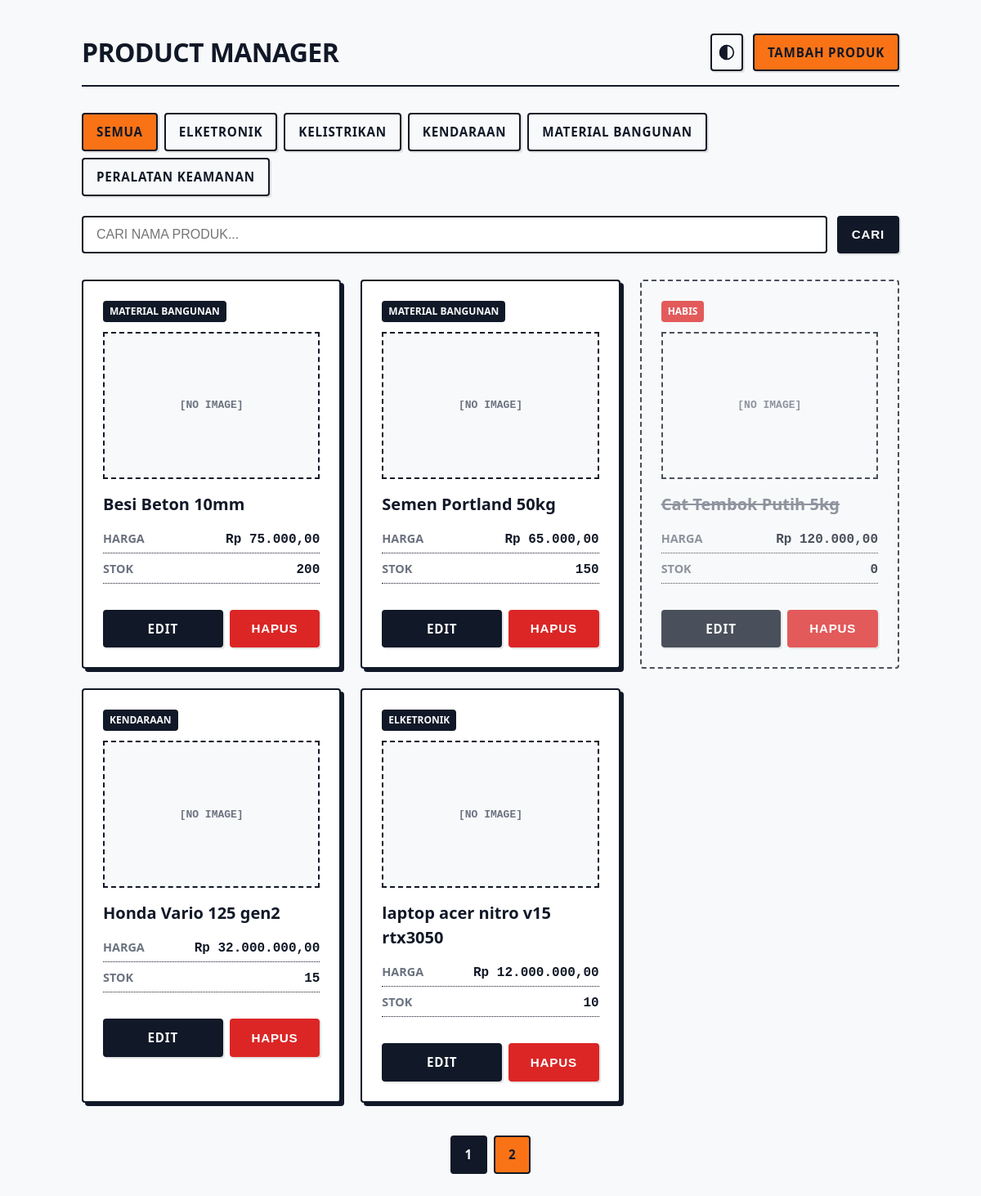
Screenshot of /?page=2 with the database file from the repository.
### tables this page shows
CREATE TABLE `products` (
  `id` int(11) NOT NULL AUTO_INCREMENT,
  `name` varchar(100) NOT NULL,
  `category` varchar(50) NOT NULL DEFAULT 'Umum',
  `price` decimal(12,2) NOT NULL,
  `stock` int(11) NOT NULL DEFAULT 0,
  `image_path` varchar(255) DEFAULT NULL,
  `created_at` timestamp NOT NULL DEFAULT current_timestamp(),
  PRIMARY KEY (`id`),
  UNIQUE KEY `name` (`name`)
);

### index.php (the view, shortened to what this page needs)
<?php
require_once 'config/db.php';
$catStmt = $pdo->query("SELECT DISTINCT category FROM products WHERE category IS NOT NULL AND category != '' ORDER BY category ASC");
$categories = $catStmt->fetchAll(PDO::FETCH_COLUMN);
$search = $_GET['search'] ?? '';
$category = $_GET['category'] ?? '';
$page = isset($_GET['page']) ? (int)$_GET['page'] : 1;
$limit = 6;
$offset = ($page - 1) * $limit;
$whereClause = "";
$params = [];
$countQuery = "SELECT COUNT(*) FROM products $whereClause";
$stmt = $pdo->prepare($countQuery);
$stmt->execute($params);
$totalProducts = $stmt->fetchColumn();
$totalPages = ceil($totalProducts / $limit);
$query = "SELECT * FROM products $whereClause ORDER BY created_at DESC LIMIT :limit OFFSET :offset";
$stmt = $pdo->prepare($query);
$stmt->bindValue(':limit', $limit, PDO::PARAM_INT);
$stmt->bindValue(':offset', $offset, PDO::PARAM_INT);
$stmt->execute();
$products = $stmt->fetchAll();
function buildUrlParams($paramsArray) {
    $query = http_build_query(array_filter($paramsArray));
    return $query ? '?' . $query : 'index.php';
}
?>
<!DOCTYPE html>
<html lang="id">
<head>
    <link rel="stylesheet" href="assets/style.css">
</head>
<body>
    <div class="container">
        <header>
            <div class="logo">
                <h1>Product Manager</h1>
            </div>
            <div class="header-actions">
                <button onclick="toggleTheme()" class="btn theme-toggle" title="Toggle Theme" style="padding: 8px; display: flex; align-items: center; justify-content: center;">
                    <svg xmlns="http://www.w3.org/2000/svg" width="20" height="20" viewBox="0 0 24 24" fill="none" stroke="currentColor" stroke-width="2" stroke-linecap="round" stroke-linejoin="round">
                        <circle cx="12" cy="12" r="10"></circle>
                        <path d="M12 2a10 10 0 0 0 0 20z" fill="currentColor"></path>
                    </svg>
                </button>
                <a href="create.php" class="btn btn-primary">Tambah Produk</a>
            </div>
        </header>
        <div class="category-nav" style="margin-bottom: 24px; display: flex; gap: 8px; flex-wrap: wrap;">
            <a href="<?php echo buildUrlParams(['search' => $search]); ?>" class="btn <?php echo $category === '' ? 'btn-primary' : ''; ?>" style="background: <?php echo $category === '' ? 'var(--primary)' : 'transparent'; ?>; color: <?php echo $category === '' ? '#111827' : 'var(--text-main)'; ?>;">SEMUA</a>
            <?php foreach ($categories as $cat): ?>
                <a href="<?php echo buildUrlParams(['search' => $search, 'category' => $cat]); ?>"
                   class="btn <?php echo $category === $cat ? 'btn-primary' : ''; ?>"
                   style="background: <?php echo $category === $cat ? 'var(--primary)' : 'transparent'; ?>; color: <?php echo $category === $cat ? '#111827' : 'var(--text-main)'; ?>;">
                   <?php echo htmlspecialchars(strtoupper($cat), ENT_QUOTES, 'UTF-8'); ?>
                </a>
            <?php endforeach; ?>
        </div>
        <form method="GET" action="index.php" class="search-form">
            <input type="text" name="search" placeholder="CARI NAMA PRODUK..." value="<?php echo htmlspecialchars($search, ENT_QUOTES, 'UTF-8'); ?>">
            <button type="submit" class="btn">CARI</button>
        </form>
        <div class="products-grid">
            <?php if (count($products) > 0): ?>
                <?php foreach ($products as $product): ?>
                    <div class="card <?php echo $product['stock'] <= 0 ? 'out-of-stock' : ''; ?>">
                        <div class="card-badge">
                            <?php echo $product['stock'] <= 0 ? 'HABIS' : htmlspecialchars($product['category'], ENT_QUOTES, 'UTF-8'); ?>
                        </div>
                        <?php if ($product['image_path'] && file_exists($product['image_path'])): ?>
                            <div class="card-image-wrapper" style="border: 2px solid var(--border-color); margin-bottom: 16px; height: 180px; overflow: hidden; display: flex; align-items: center; justify-content: center; background: #fff;">
                                <img src="<?php echo htmlspecialchars($product['image_path'], ENT_QUOTES, 'UTF-8'); ?>" alt="<?php echo htmlspecialchars($product['name'], ENT_QUOTES, 'UTF-8'); ?>" style="width: 100%; height: 100%; object-fit: cover;">
                            </div>
                        <?php else: ?>
                            <div class="card-image-wrapper" style="border: 2px dashed var(--border-color); margin-bottom: 16px; height: 180px; display: flex; align-items: center; justify-content: center; background: var(--bg-color);">
                                <span style="font-weight: 700; color: var(--text-muted); font-family: monospace;">[NO IMAGE]</span>
                            </div>
                        <?php endif; ?>
                        <h3><?php echo htmlspecialchars($product['name'], ENT_QUOTES, 'UTF-8'); ?></h3>
                        <div class="card-data">
                            <span class="label">Harga</span>
                            <span class="value">Rp <?php echo number_format($product['price'], 2, ',', '.'); ?></span>
                        </div>
                        <div class="card-data">
                            <span class="label">Stok</span>
                            <span class="value"><?php echo htmlspecialchars($product['stock'], ENT_QUOTES, 'UTF-8'); ?></span>
                        </div>
                        <div class="card-actions">
                            <a href="edit.php?id=<?php echo $product['id']; ?>" class="btn">Edit</a>
                            <form action="delete.php" method="POST" onsubmit="return confirm('Yakin ingin menghapus produk ini?');" style="flex:1; display:flex;">
                                <button type="submit" class="btn btn-danger" style="width:100%;">Hapus</button>
                            </form>
                        </div>
                    </div>
                <?php endforeach; ?>
            <?php else: ?>
                <div class="alert" style="width: 100%;">
                    TIDAK ADA PRODUK DITEMUKAN.
                </div>
            <?php endif; ?>
        </div>
        <?php if ($totalPages > 1): ?>
            <div class="pagination">
                <?php for ($i = 1; $i <= $totalPages; $i++): ?>
                    <a href="<?php echo buildUrlParams(['search' => $search, 'category' => $category, 'page' => $i]); ?>"
                       class="btn <?php echo $page === $i ? 'btn-primary' : ''; ?>">
                       <?php echo $i; ?>
                    </a>
                <?php endfor; ?>
            </div>
        <?php endif; ?>
    </div>
</body>
</html>

### assets/style.css (style rules this page uses)
:root { --bg-color: #f8f9fa; --surface: #ffffff; --text-main: #111827; --text-muted: #6b7280; --border-color: #111827; --primary: #f97316; --primary-hover: #ea580c; --danger: #dc2626; --danger-hover: #b91c1c; --warning: #facc15; --warning-text: #854d0e; --focus-ring: #f97316; --radius: 4px; --shadow: 4px 4px 0px rgba(17, 24, 39, 1); }
* { box-sizing: border-box; margin: 0; padding: 0; }
body { font-family: system-ui, -apple-system, BlinkMacSystemFont, "Segoe UI", Roboto, sans-serif; background-color: var(--bg-color); color: var(--text-main); line-height: 1.5; padding: 40px 20px; transition: background-color 0.2s, color 0.2s; }
.container { max-width: 1000px; margin: 0 auto; }
header { display: flex; justify-content: space-between; align-items: center; margin-bottom: 32px; padding-bottom: 16px; border-bottom: 2px solid var(--border-color); }
.logo { display: flex; align-items: center; gap: 12px; }
h1 { font-size: 2rem; font-weight: 800; text-transform: uppercase; letter-spacing: -0.02em; }
.btn { display: inline-flex; align-items: center; justify-content: center; padding: 10px 16px; font-size: 0.95rem; font-weight: 700; background-color: var(--text-main); color: var(--bg-color); text-decoration: none; border: 2px solid var(--text-main); border-radius: var(--radius); cursor: pointer; box-shadow: 2px 2px 0px rgba(0,0,0,0.1); transition: transform 0.1s, box-shadow 0.1s; text-transform: uppercase; letter-spacing: 0.05em; gap: 8px; }
.btn-primary { background-color: var(--primary); border-color: var(--text-main); color: #111827; }
.btn-danger { background-color: var(--danger); color: white; border-color: var(--danger); }
.theme-toggle { background: transparent; border: 2px solid var(--border-color); color: var(--text-main); padding: 8px; }
.search-form { display: flex; gap: 12px; margin-bottom: 32px; }
.search-form input { flex: 1; padding: 12px 16px; border: 2px solid var(--border-color); border-radius: var(--radius); font-size: 1rem; background-color: var(--surface); color: var(--text-main); }
.products-grid { display: grid; grid-template-columns: repeat(auto-fill, minmax(300px, 1fr)); gap: 24px; }
.card { background: var(--surface); border: 2px solid var(--border-color); border-radius: var(--radius); box-shadow: var(--shadow); padding: 24px; display: flex; flex-direction: column; }
.card-badge { display: inline-block; background: var(--text-main); color: var(--bg-color); padding: 4px 8px; border-radius: var(--radius); font-size: 0.75rem; font-weight: 700; text-transform: uppercase; align-self: flex-start; margin-bottom: 12px; }
.card h3 { font-size: 1.25rem; font-weight: 700; margin-bottom: 16px; }
.card-data { display: flex; justify-content: space-between; margin-bottom: 8px; border-bottom: 1px dotted var(--border-color); padding-bottom: 4px; }
.card-data span.label { color: var(--text-muted); font-size: 0.9rem; text-transform: uppercase; font-weight: 600; }
.card-data span.value { font-family: "SFMono-Regular", Consolas, "Liberation Mono", Menlo, monospace; font-weight: 700; font-size: 1rem; }
.card-actions { margin-top: 24px; display: flex; gap: 8px; }
.card-actions .btn { flex: 1; }
.card.out-of-stock { background: var(--bg-color); border-style: dashed; box-shadow: none; opacity: 0.75; }
.card.out-of-stock h3 { text-decoration: line-through; color: var(--text-muted); }
.card.out-of-stock .card-badge { background: var(--danger); color: white; }
.pagination { margin-top: 40px; display: flex; gap: 8px; justify-content: center; }
.pagination .btn { box-shadow: none; }
.header-actions { display: flex; gap: 12px; }

### rows the page displays
products: category "MATERIAL BANGUNAN", shows "[NO IMAGE]", name "Besi Beton 10mm", price "75.000,00", stock "200"
products: category "MATERIAL BANGUNAN", shows "[NO IMAGE]", name "Semen Portland 50kg", price "65.000,00", stock "150"
products: shows "HABIS", shows "[NO IMAGE]", name "Cat Tembok Putih 5kg", price "120.000,00", stock "0"
products: category "KENDARAAN", shows "[NO IMAGE]", name "Honda Vario 125 gen2", price "32.000.000,00", stock "15"
products: category "ELKETRONIK", shows "[NO IMAGE]", name "laptop acer nitro v15 rtx3050", price "12.000.000,00", stock "10"

### other values shown
$cat "ELKETRONIK"
$cat "KELISTRIKAN"
$cat "KENDARAAN"
$cat "MATERIAL BANGUNAN"
$cat "PERALATAN KEAMANAN"
